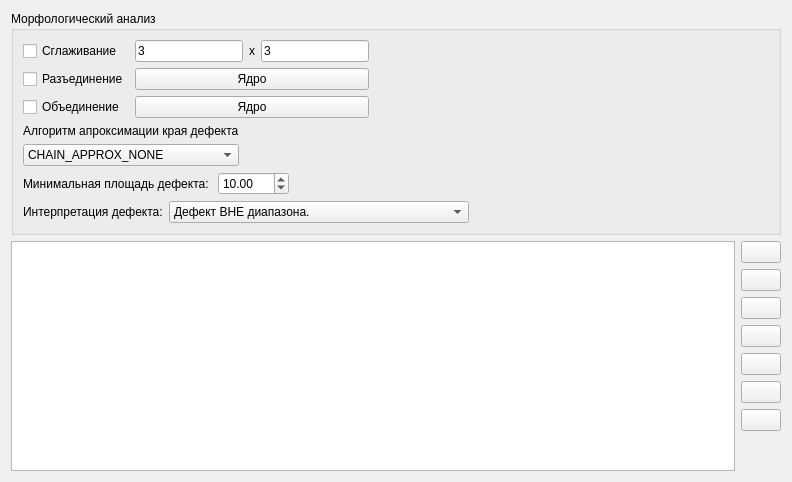
     <widget class="QWidget" name="tab_4">
      <attribute name="title">
       <string>Поиск дефектов</string>
      </attribute>
      <layout class="QVBoxLayout" name="verticalLayout_11">
       <item>
        <widget class="QGroupBox" name="groupBox_4">
         <property name="title">
          <string>Морфологический анализ</string>
         </property>
         <layout class="QVBoxLayout" name="verticalLayout_9">
          <item>
           <layout class="QGridLayout" name="gridLayout_4">
            <item row="2" column="0">
             <widget class="QCheckBox" name="unionCheckBox">
              <property name="text">
               <string>Объединение </string>
              </property>
             </widget>
            </item>
            <item row="1" column="0">
             <widget class="QCheckBox" name="separationCheckBox">
              <property name="text">
               <string>Разъединение</string>
              </property>
             </widget>
            </item>
            <item row="2" column="1">
             <widget class="QPushButton" name="unionKernelButton">
              <property name="text">
               <string>Ядро</string>
              </property>
             </widget>
            </item>
            <item row="1" column="1">
             <widget class="QPushButton" name="separationKernelButton">
              <property name="text">
               <string>Ядро</string>
              </property>
             </widget>
            </item>
            <item row="0" column="0">
             <widget class="QCheckBox" name="blurCheckBox">
              <property name="text">
               <string>Сглаживание</string>
              </property>
             </widget>
            </item>
            <item row="0" column="1">
             <layout class="QHBoxLayout" name="horizontalLayout_10">
              <item>
               <widget class="QLineEdit" name="blurHEdit">
                <property name="text">
                 <string>3</string>
                </property>
               </widget>
              </item>
              <item>
               <widget class="QLabel" name="label_19">
                <property name="text">
                 <string>x</string>
                </property>
               </widget>
              </item>
              <item>
               <widget class="QLineEdit" name="blurWEdit">
                <property name="text">
                 <string>3</string>
                </property>
               </widget>
              </item>
             </layout>
            </item>
            <item row="0" column="2" rowspan="2">
             <spacer name="horizontalSpacer_3">
              <property name="orientation">
               <enum>Qt::Horizontal</enum>
              </property>
              <property name="sizeHint" stdset="0">
               <size>
                <width>400</width>
                <height>20</height>
               </size>
              </property>
             </spacer>
            </item>
           </layout>
          </item>
          <item>
           <layout class="QHBoxLayout" name="horizontalLayout_8">
            <item>
             <layout class="QVBoxLayout" name="verticalLayout_8">
              <item>
               <widget class="QLabel" name="label_18">
                <property name="text">
                 <string>Алгоритм апроксимации края дефекта</string>
                </property>
               </widget>
              </item>
              <item>
               <widget class="QComboBox" name="approximationComboBox">
                <property name="currentIndex">
                 <number>0</number>
                </property>
                <item>
                 <property name="text">
                  <string>CHAIN_APPROX_NONE</string>
                 </property>
                </item>
                <item>
                 <property name="text">
                  <string>CHAIN_APPROX_SIMPLE</string>
                 </property>
                </item>
                <item>
                 <property name="text">
                  <string>CHAIN_APPROX_TC89_L1</string>
                 </property>
                </item>
                <item>
                 <property name="text">
                  <string>CHAIN_APPROX_TC89_KCOS</string>
                 </property>
                </item>
                <item>
                 <property name="text">
                  <string>LINK_RUNS</string>
                 </property>
                </item>
               </widget>
              </item>
             </layout>
            </item>
            <item>
             <spacer name="horizontalSpacer_4">
              <property name="orientation">
               <enum>Qt::Horizontal</enum>
              </property>
              <property name="sizeHint" stdset="0">
               <size>
                <width>40</width>
                <height>20</height>
               </size>
              </property>
             </spacer>
            </item>
           </layout>
          </item>
          <item>
           <layout class="QHBoxLayout" name="horizontalLayout_5">
            <item>
             <widget class="QLabel" name="minAreaOfDefectLabel">
              <property name="text">
               <string>Минимальная площадь дефекта: </string>
              </property>
             </widget>
            </item>
            <item>
             <widget class="QDoubleSpinBox" name="minAreaOfDefectDblSpinBox">
              <property name="minimumSize">
               <size>
                <width>70</width>
                <height>0</height>
               </size>
              </property>
              <property name="minimum">
               <double>0.000000000000000</double>
              </property>
              <property name="maximum">
               <double>9999.989999999999782</double>
              </property>
              <property name="singleStep">
               <double>1.000000000000000</double>
              </property>
              <property name="value">
               <double>10.000000000000000</double>
              </property>
             </widget>
            </item>
            <item>
             <spacer name="horizontalSpacer_5">
              <property name="orientation">
               <enum>Qt::Horizontal</enum>
              </property>
              <property name="sizeHint" stdset="0">
               <size>
                <width>40</width>
                <height>20</height>
               </size>
              </property>
             </spacer>
            </item>
           </layout>
          </item>
          <item>
           <layout class="QHBoxLayout" name="horizontalLayout_6">
            <item>
             <widget class="QLabel" name="label_17">
              <property name="text">
               <string>Интерпретация дефекта:</string>
              </property>
             </widget>
            </item>
            <item>
             <widget class="QComboBox" name="defectInterpretationComboBox">
              <property name="sizePolicy">
               <sizepolicy hsizetype="Expanding" vsizetype="Fixed">
                <horstretch>0</horstretch>
                <verstretch>0</verstretch>
               </sizepolicy>
              </property>
              <item>
               <property name="text">
                <string>Дефект ВНЕ диапазона.</string>
               </property>
              </item>
              <item>
               <property name="text">
                <string>Дефект внутри диапазона.</string>
               </property>
              </item>
             </widget>
            </item>
            <item>
             <spacer name="horizontalSpacer_6">
              <property name="orientation">
               <enum>Qt::Horizontal</enum>
              </property>
              <property name="sizeHint" stdset="0">
               <size>
                <width>40</width>
                <height>20</height>
               </size>
              </property>
             </spacer>
            </item>
           </layout>
          </item>
         </layout>
        </widget>
       </item>
       <item>
        <layout class="QHBoxLayout" name="horizontalLayout_9">
         <item>
          <widget class="QTableView" name="defectRangesTableView">
           <property name="selectionMode">
            <enum>QAbstractItemView::ContiguousSelection</enum>
           </property>
           <property name="selectionBehavior">
            <enum>QAbstractItemView::SelectRows</enum>
           </property>
          </widget>
         </item>
         <item>
          <layout class="QVBoxLayout" name="verticalLayout_6">
           <item>
            <widget class="QPushButton" name="defectRangesAddButton">
             <property name="text">
              <string/>
             </property>
             <property name="icon">
              <iconset resource="tango-icons.qrc">
               <normaloff>:/icons/actions/icons/actions/list-add.png</normaloff>:/icons/actions/icons/actions/list-add.png</iconset>
             </property>
            </widget>
           </item>
           <item>
            <widget class="QPushButton" name="defectRangesRemoveButton">
             <property name="text">
              <string/>
             </property>
             <property name="icon">
              <iconset resource="tango-icons.qrc">
               <normaloff>:/icons/actions/icons/actions/list-remove.png</normaloff>:/icons/actions/icons/actions/list-remove.png</iconset>
             </property>
            </widget>
           </item>
           <item>
            <widget class="QPushButton" name="defectRangesClearButton">
             <property name="text">
              <string/>
             </property>
             <property name="icon">
              <iconset resource="tango-icons.qrc">
               <normaloff>:/icons/actions/icons/actions/edit-clear.png</normaloff>:/icons/actions/icons/actions/edit-clear.png</iconset>
             </property>
            </widget>
           </item>
           <item>
            <widget class="QPushButton" name="defectRangesMoveTopButton">
             <property name="text">
              <string/>
             </property>
             <property name="icon">
              <iconset resource="tango-icons.qrc">
               <normaloff>:/icons/actions/icons/actions/go-top.png</normaloff>:/icons/actions/icons/actions/go-top.png</iconset>
             </property>
            </widget>
           </item>
           <item>
            <widget class="QPushButton" name="defectRangesMoveUpButton">
             <property name="text">
              <string/>
             </property>
             <property name="icon">
              <iconset resource="tango-icons.qrc">
               <normaloff>:/icons/actions/icons/actions/go-up.png</normaloff>:/icons/actions/icons/actions/go-up.png</iconset>
             </property>
            </widget>
           </item>
           <item>
            <widget class="QPushButton" name="defectRangesMoveDownButton">
             <property name="text">
              <string/>
             </property>
             <property name="icon">
              <iconset resource="tango-icons.qrc">
               <normaloff>:/icons/actions/icons/actions/go-down.png</normaloff>:/icons/actions/icons/actions/go-down.png</iconset>
             </property>
            </widget>
           </item>
           <item>
            <widget class="QPushButton" name="defectRangesMoveBottomButton">
             <property name="text">
              <string/>
             </property>
             <property name="icon">
              <iconset resource="tango-icons.qrc">
               <normaloff>:/icons/actions/icons/actions/go-bottom.png</normaloff>:/icons/actions/icons/actions/go-bottom.png</iconset>
             </property>
            </widget>
           </item>
           <item>
            <spacer name="verticalSpacer_4">
             <property name="orientation">
              <enum>Qt::Vertical</enum>
             </property>
             <property name="sizeHint" stdset="0">
              <size>
               <width>20</width>
               <height>40</height>
              </size>
             </property>
            </spacer>
           </item>
          </layout>
         </item>
        </layout>
       </item>
      </layout>
     </widget>
